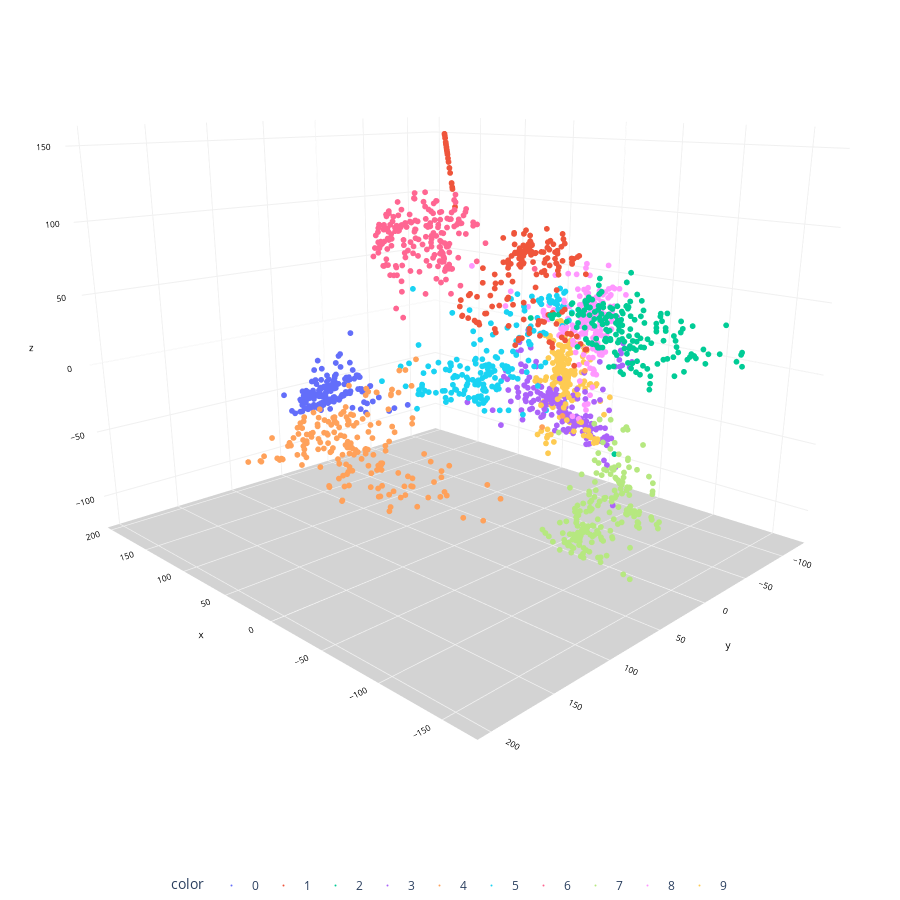

Notebook code cell kept with this figure:
### Code cell
# Create a 3D scatter plot
fig = px.scatter_3d(None, 
                    x=X_trans3[:,0], y=X_trans3[:,1], z=X_trans3[:,2],
                    color=y.astype(str),
                    height=900, width=900
                   )

# Update chart looks
fig.update_layout(#title_text="Scatter 3D Plot",
                  showlegend=True,
                  legend=dict(orientation="h", yanchor="top", y=0, xanchor="center", x=0.5),
                  scene_camera=dict(up=dict(x=0, y=0, z=1), 
                                        center=dict(x=0, y=0, z=-0.2),
                                        eye=dict(x=-1.5, y=1.5, z=0.5)),
                                        margin=dict(l=0, r=0, b=0, t=0),
                  scene = dict(xaxis=dict(backgroundcolor='white',
                                          color='black',
                                          gridcolor='#f0f0f0',
                                          title_font=dict(size=10),
                                          tickfont=dict(size=10),
                                         ),
                               yaxis=dict(backgroundcolor='white',
                                          color='black',
                                          gridcolor='#f0f0f0',
                                          title_font=dict(size=10),
                                          tickfont=dict(size=10),
                                          ),
                               zaxis=dict(backgroundcolor='lightgrey',
                                          color='black', 
                                          gridcolor='#f0f0f0',
                                          title_font=dict(size=10),
                                          tickfont=dict(size=10),
                                         )))

# Update marker size
fig.update_traces(marker=dict(size=2))

fig.show()

### Figure 1 — Plotly figure (JSON) as saved in the notebook; plotly's stock layout.template omitted (floating-point values rounded to 4 significant figures; data arrays with more than 128 entries replaced by an {"elided": "..."} marker saying what was removed)
{"data": [{"hovertemplate": "color=0<br>x=%{x}<br>y=%{y}<br>z=%{z}<extra></extra>", "legendgroup": "0", "marker": {"color": "#636efa", "size": 2, "symbol": "circle"}, "mode": "markers", "name": "0", "scene": "scene", "showlegend": true, "type": "scatter3d", "x": {"elided": "178 float values"}, "y": {"elided": "178 float values"}, "z": {"elided": "178 float values"}}, {"hovertemplate": "color=1<br>x=%{x}<br>y=%{y}<br>z=%{z}<extra></extra>", "legendgroup": "1", "marker": {"color": "#EF553B", "size": 2, "symbol": "circle"}, "mode": "markers", "name": "1", "scene": "scene", "showlegend": true, "type": "scatter3d", "x": {"elided": "182 float values"}, "y": {"elided": "182 float values"}, "z": {"elided": "182 float values"}}, {"hovertemplate": "color=2<br>x=%{x}<br>y=%{y}<br>z=%{z}<extra></extra>", "legendgroup": "2", "marker": {"color": "#00cc96", "size": 2, "symbol": "circle"}, "mode": "markers", "name": "2", "scene": "scene", "showlegend": true, "type": "scatter3d", "x": {"elided": "177 float values"}, "y": {"elided": "177 float values"}, "z": {"elided": "177 float values"}}, {"hovertemplate": "color=3<br>x=%{x}<br>y=%{y}<br>z=%{z}<extra></extra>", "legendgroup": "3", "marker": {"color": "#ab63fa", "size": 2, "symbol": "circle"}, "mode": "markers", "name": "3", "scene": "scene", "showlegend": true, "type": "scatter3d", "x": {"elided": "183 float values"}, "y": {"elided": "183 float values"}, "z": {"elided": "183 float values"}}, {"hovertemplate": "color=4<br>x=%{x}<br>y=%{y}<br>z=%{z}<extra></extra>", "legendgroup": "4", "marker": {"color": "#FFA15A", "size": 2, "symbol": "circle"}, "mode": "markers", "name": "4", "scene": "scene", "showlegend": true, "type": "scatter3d", "x": {"elided": "181 float values"}, "y": {"elided": "181 float values"}, "z": {"elided": "181 float values"}}, {"hovertemplate": "color=5<br>x=%{x}<br>y=%{y}<br>z=%{z}<extra></extra>", "legendgroup": "5", "marker": {"color": "#19d3f3", "size": 2, "symbol": "circle"}, "mode": "markers", "name": "5", "scene": "scene", "showlegend": true, "type": "scatter3d", "x": {"elided": "182 float values"}, "y": {"elided": "182 float values"}, "z": {"elided": "182 float values"}}, {"hovertemplate": "color=6<br>x=%{x}<br>y=%{y}<br>z=%{z}<extra></extra>", "legendgroup": "6", "marker": {"color": "#FF6692", "size": 2, "symbol": "circle"}, "mode": "markers", "name": "6", "scene": "scene", "showlegend": true, "type": "scatter3d", "x": {"elided": "181 float values"}, "y": {"elided": "181 float values"}, "z": {"elided": "181 float values"}}, {"hovertemplate": "color=7<br>x=%{x}<br>y=%{y}<br>z=%{z}<extra></extra>", "legendgroup": "7", "marker": {"color": "#B6E880", "size": 2, "symbol": "circle"}, "mode": "markers", "name": "7", "scene": "scene", "showlegend": true, "type": "scatter3d", "x": {"elided": "179 float values"}, "y": {"elided": "179 float values"}, "z": {"elided": "179 float values"}}, {"hovertemplate": "color=8<br>x=%{x}<br>y=%{y}<br>z=%{z}<extra></extra>", "legendgroup": "8", "marker": {"color": "#FF97FF", "size": 2, "symbol": "circle"}, "mode": "markers", "name": "8", "scene": "scene", "showlegend": true, "type": "scatter3d", "x": {"elided": "174 float values"}, "y": {"elided": "174 float values"}, "z": {"elided": "174 float values"}}, {"hovertemplate": "color=9<br>x=%{x}<br>y=%{y}<br>z=%{z}<extra></extra>", "legendgroup": "9", "marker": {"color": "#FECB52", "size": 2, "symbol": "circle"}, "mode": "markers", "name": "9", "scene": "scene", "showlegend": true, "type": "scatter3d", "x": {"elided": "180 float values"}, "y": {"elided": "180 float values"}, "z": {"elided": "180 float values"}}], "layout": {"height": 900, "legend": {"orientation": "h", "title": {"text": "color"}, "tracegroupgap": 0, "x": 0.5, "xanchor": "center", "y": 0, "yanchor": "top"}, "margin": {"b": 0, "l": 0, "r": 0, "t": 0}, "scene": {"camera": {"center": {"x": 0, "y": 0, "z": -0.2}, "eye": {"x": -1.5, "y": 1.5, "z": 0.5}, "up": {"x": 0, "y": 0, "z": 1}}, "domain": {"x": [0, 1], "y": [0, 1]}, "xaxis": {"backgroundcolor": "white", "color": "black", "gridcolor": "#f0f0f0", "tickfont": {"size": 10}, "title": {"font": {"size": 10}, "text": "x"}}, "yaxis": {"backgroundcolor": "white", "color": "black", "gridcolor": "#f0f0f0", "tickfont": {"size": 10}, "title": {"font": {"size": 10}, "text": "y"}}, "zaxis": {"backgroundcolor": "lightgrey", "color": "black", "gridcolor": "#f0f0f0", "tickfont": {"size": 10}, "title": {"font": {"size": 10}, "text": "z"}}}, "showlegend": true, "width": 900}}
